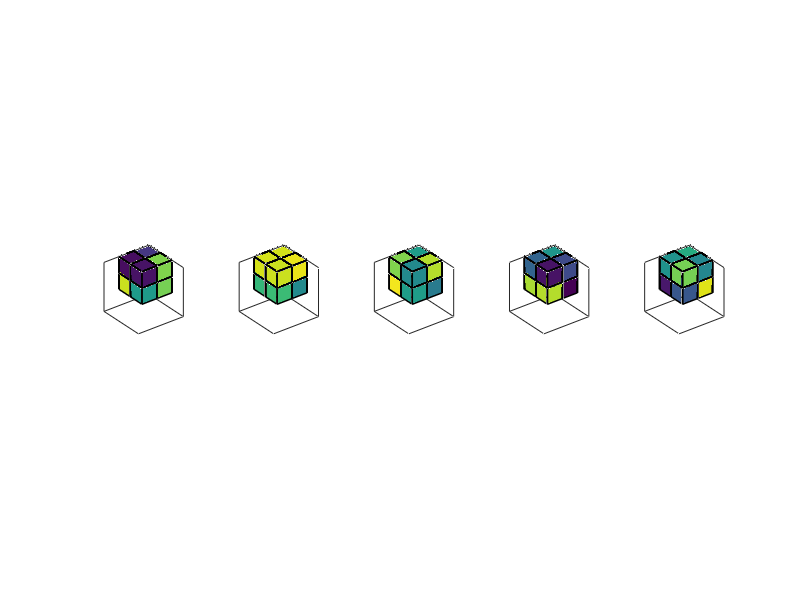

The MATLAB script that drew this image:
function [] = makeMVPAfig
%% makeMVPAfig
% Make pretty cubes for MVPA/RSA visualizations
% 
% Marika C. Inhoff 05/10/13

figure
m = 3; 

cmap = colormap();
c{1} = randi(length(colormap),[1 m^3]);
c{2} = randi(length(colormap),[1 m^3]);
c{3} = randi(length(colormap),[1 m^3]);
c{4} = randi(length(colormap),[1 m^3]);
c{5} = randi(length(colormap),[1 m^3]);

% c{2} = c{1}+7*randn([1 m^3]);
% c{2} = c{2}-min(c{2})+1;
% c{2} = round(c{2}./max(c{2})*length(colormap));
% 
% c{3} = length(colormap)-c{1};
% c{3} = c{3}-min(c{3})+1;
% c{3} = round(c{3}./max(c{3})*length(colormap));
% 
% c{4} = length(colormap)-c{1};
% c{4} = c{4}-min(c{4})+1;
% c{4} = round(c{4}./max(c{4})*length(colormap));
% 
% c{5} = length(colormap)-c{1};
% c{5} = c{5}-min(c{5})+1;
% c{5} = round(c{5}./max(c{5})*length(colormap));

seedHeight = 12;
for f = 1:5
    subplot(1,5,f)
    count = 1;
    for j = 1:m
        for i = 1:m %loop through x
            for l = 1:3 % loop through z
                colidx = c{f}(count);
                fill3([0 1 1 0]+i, [0 0 1 1]+j, [1 1 1 1]+l, cmap(colidx,:),'LineWidth',1.1) %top
                hold on;
                fill3([0 1 1 0]+i, [0 0 1 1]+j, [1 1 1 1]+l, cmap(colidx,:),'LineWidth',1.1) %bottom
                fill3([0 1 1 0]+i, [0 0 0 0]+j, [0 0 1 1]+l, cmap(colidx,:),'LineWidth',1.1) %front
                fill3([0 1 1 0]+i, [1 1 1 1]+j, [0 0 1 1]+l, cmap(colidx,:),'LineWidth',1.1) %back
                fill3([0 0 0 0]+i, [0 1 1 0]+j, [0 0 1 1]+l, cmap(colidx,:),'LineWidth',1.1) %left
                fill3([1 1 1 1]+i, [0 1 1 0]+j, [0 0 1 1]+l, cmap(colidx,:),'LineWidth',1.1) %right

                count = count+1;
            end
        end
    end

    axis([0 m 0 m 0 3])
    axis equal
    set(gca, 'XTick',[], 'YTick',[],'ZTick',[])

end
